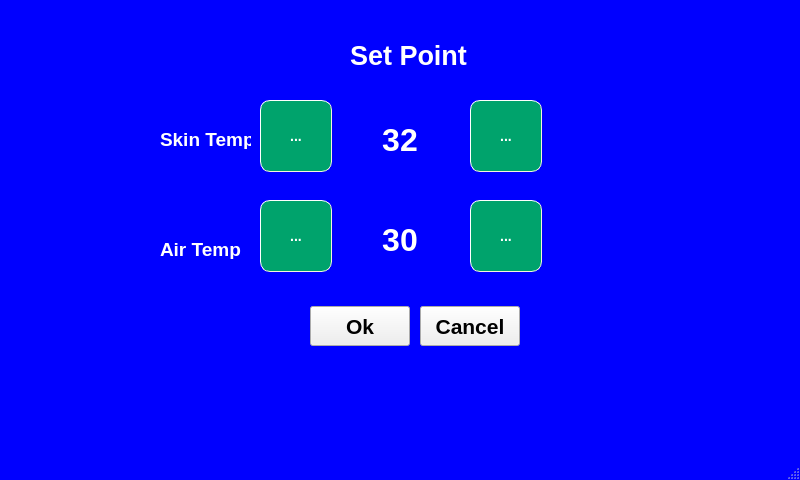
<?xml version="1.0" encoding="UTF-8"?>
<ui version="4.0">
 <class>setPointForm</class>
 <widget class="QMainWindow" name="setPointForm">
  <property name="geometry">
   <rect>
    <x>0</x>
    <y>0</y>
    <width>800</width>
    <height>480</height>
   </rect>
  </property>
  <property name="minimumSize">
   <size>
    <width>800</width>
    <height>480</height>
   </size>
  </property>
  <property name="maximumSize">
   <size>
    <width>800</width>
    <height>480</height>
   </size>
  </property>
  <property name="cursor">
   <cursorShape>PointingHandCursor</cursorShape>
  </property>
  <property name="windowTitle">
   <string>Set Point</string>
  </property>
  <property name="styleSheet">
   <string notr="true">QMainWindow{background-color:blue ;}</string>
  </property>
  <widget class="QWidget" name="centralwidget">
   <widget class="QLabel" name="tempLabel2">
    <property name="geometry">
     <rect>
      <x>340</x>
      <y>220</y>
      <width>120</width>
      <height>40</height>
     </rect>
    </property>
    <property name="minimumSize">
     <size>
      <width>120</width>
      <height>40</height>
     </size>
    </property>
    <property name="maximumSize">
     <size>
      <width>120</width>
      <height>40</height>
     </size>
    </property>
    <property name="font">
     <font>
      <pointsize>24</pointsize>
      <weight>75</weight>
      <bold>true</bold>
     </font>
    </property>
    <property name="styleSheet">
     <string notr="true">QLabel{
  
    color:#FFFFFF;
}
QLabel:pressed {
    background-color: gray;
    border-style: inset;
}</string>
    </property>
    <property name="text">
     <string>30</string>
    </property>
    <property name="alignment">
     <set>Qt::AlignCenter</set>
    </property>
   </widget>
   <widget class="QPushButton" name="okBtn">
    <property name="geometry">
     <rect>
      <x>310</x>
      <y>306</y>
      <width>100</width>
      <height>40</height>
     </rect>
    </property>
    <property name="minimumSize">
     <size>
      <width>100</width>
      <height>40</height>
     </size>
    </property>
    <property name="maximumSize">
     <size>
      <width>100</width>
      <height>40</height>
     </size>
    </property>
    <property name="font">
     <font>
      <pointsize>16</pointsize>
      <weight>75</weight>
      <bold>true</bold>
     </font>
    </property>
    <property name="text">
     <string>Ok</string>
    </property>
   </widget>
   <widget class="QLabel" name="airTextLabel">
    <property name="geometry">
     <rect>
      <x>160</x>
      <y>240</y>
      <width>81</width>
      <height>19</height>
     </rect>
    </property>
    <property name="font">
     <font>
      <pointsize>14</pointsize>
      <weight>75</weight>
      <bold>true</bold>
     </font>
    </property>
    <property name="styleSheet">
     <string notr="true">QLabel{
  
    color:#FFFFFF;
}
QLabel:pressed {
    background-color: gray;
    border-style: inset;
}</string>
    </property>
    <property name="text">
     <string>Air Temp</string>
    </property>
   </widget>
   <widget class="QToolButton" name="tempUpToolBtn1">
    <property name="geometry">
     <rect>
      <x>470</x>
      <y>100</y>
      <width>72</width>
      <height>72</height>
     </rect>
    </property>
    <property name="minimumSize">
     <size>
      <width>72</width>
      <height>72</height>
     </size>
    </property>
    <property name="maximumSize">
     <size>
      <width>72</width>
      <height>72</height>
     </size>
    </property>
    <property name="styleSheet">
     <string notr="true">QToolButton{
    border-style: outset;
    border-width: 1px;
    border-radius: 10px;
    border-color: beige;
    font: bold 14px;
 
    padding: 6px;
    background-color: #00A36C ;
    color:#FFFFFF ;
}
QToolButton:pressed {
    background-color: gray;
    border-style: inset;
}</string>
    </property>
    <property name="text">
     <string>...</string>
    </property>
    <property name="icon">
     <iconset>
      <normaloff>icon/plus-sign-white.png</normaloff>icon/plus-sign-white.png</iconset>
    </property>
    <property name="iconSize">
     <size>
      <width>42</width>
      <height>40</height>
     </size>
    </property>
   </widget>
   <widget class="QLabel" name="skinTextLabel">
    <property name="geometry">
     <rect>
      <x>160</x>
      <y>130</y>
      <width>91</width>
      <height>19</height>
     </rect>
    </property>
    <property name="font">
     <font>
      <pointsize>14</pointsize>
      <weight>75</weight>
      <bold>true</bold>
     </font>
    </property>
    <property name="styleSheet">
     <string notr="true">QLabel{
  
    color:#FFFFFF;
}
QLabel:pressed {
    background-color: gray;
    border-style: inset;
}</string>
    </property>
    <property name="text">
     <string>Skin Temp:</string>
    </property>
   </widget>
   <widget class="QToolButton" name="tempDownToolBtn1">
    <property name="geometry">
     <rect>
      <x>260</x>
      <y>100</y>
      <width>72</width>
      <height>72</height>
     </rect>
    </property>
    <property name="minimumSize">
     <size>
      <width>72</width>
      <height>72</height>
     </size>
    </property>
    <property name="maximumSize">
     <size>
      <width>72</width>
      <height>72</height>
     </size>
    </property>
    <property name="styleSheet">
     <string notr="true">QToolButton{
    border-style: outset;
    border-width: 1px;
    border-radius: 10px;
    border-color: beige;
    font: bold 14px;
 
    padding: 6px;
    background-color: #00A36C ;
    color:#FFFFFF;
}
QToolButton:pressed {
    background-color: gray;
    border-style: inset;
}</string>
    </property>
    <property name="text">
     <string>...</string>
    </property>
    <property name="icon">
     <iconset>
      <normaloff>icon/minus_white.png</normaloff>icon/minus_white.png</iconset>
    </property>
    <property name="iconSize">
     <size>
      <width>42</width>
      <height>42</height>
     </size>
    </property>
   </widget>
   <widget class="QPushButton" name="cancelBtn">
    <property name="geometry">
     <rect>
      <x>420</x>
      <y>306</y>
      <width>100</width>
      <height>40</height>
     </rect>
    </property>
    <property name="minimumSize">
     <size>
      <width>100</width>
      <height>40</height>
     </size>
    </property>
    <property name="maximumSize">
     <size>
      <width>100</width>
      <height>40</height>
     </size>
    </property>
    <property name="font">
     <font>
      <pointsize>16</pointsize>
      <weight>75</weight>
      <bold>true</bold>
     </font>
    </property>
    <property name="text">
     <string>Cancel</string>
    </property>
   </widget>
   <widget class="QToolButton" name="tempUpToolBtn2">
    <property name="geometry">
     <rect>
      <x>470</x>
      <y>200</y>
      <width>72</width>
      <height>72</height>
     </rect>
    </property>
    <property name="minimumSize">
     <size>
      <width>72</width>
      <height>72</height>
     </size>
    </property>
    <property name="maximumSize">
     <size>
      <width>72</width>
      <height>72</height>
     </size>
    </property>
    <property name="styleSheet">
     <string notr="true">QToolButton{
    border-style: outset;
    border-width: 1px;
    border-radius: 10px;
    border-color: beige;
    font: bold 14px;
 
    padding: 6px;
    background-color: #00A36C ;
    color:#FFFFFF;
}
QToolButton:pressed {
    background-color: gray;
    border-style: inset;
}</string>
    </property>
    <property name="text">
     <string>...</string>
    </property>
    <property name="icon">
     <iconset>
      <normaloff>icon/plus-sign-white.png</normaloff>icon/plus-sign-white.png</iconset>
    </property>
    <property name="iconSize">
     <size>
      <width>42</width>
      <height>42</height>
     </size>
    </property>
   </widget>
   <widget class="QToolButton" name="tempDownToolBtn2">
    <property name="geometry">
     <rect>
      <x>260</x>
      <y>200</y>
      <width>72</width>
      <height>72</height>
     </rect>
    </property>
    <property name="minimumSize">
     <size>
      <width>72</width>
      <height>72</height>
     </size>
    </property>
    <property name="maximumSize">
     <size>
      <width>72</width>
      <height>72</height>
     </size>
    </property>
    <property name="styleSheet">
     <string notr="true">QToolButton{
    border-style: outset;
    border-width: 1px;
    border-radius: 10px;
    border-color: beige;
    font: bold 14px;
 
    padding: 6px;
    background-color: #00A36C ;
    color:#FFFFFF;
}
QToolButton:pressed {
    background-color: gray;
    border-style: inset;
}</string>
    </property>
    <property name="text">
     <string>...</string>
    </property>
    <property name="icon">
     <iconset>
      <normaloff>icon/minus_white.png</normaloff>icon/minus_white.png</iconset>
    </property>
    <property name="iconSize">
     <size>
      <width>42</width>
      <height>42</height>
     </size>
    </property>
   </widget>
   <widget class="QLabel" name="tempLabel1">
    <property name="geometry">
     <rect>
      <x>340</x>
      <y>120</y>
      <width>120</width>
      <height>40</height>
     </rect>
    </property>
    <property name="minimumSize">
     <size>
      <width>120</width>
      <height>40</height>
     </size>
    </property>
    <property name="maximumSize">
     <size>
      <width>120</width>
      <height>40</height>
     </size>
    </property>
    <property name="font">
     <font>
      <pointsize>24</pointsize>
      <weight>75</weight>
      <bold>true</bold>
     </font>
    </property>
    <property name="styleSheet">
     <string notr="true">QLabel{
  
    color:#FFFFFF;
}
QLabel:pressed {
    background-color: gray;
    border-style: inset;
}</string>
    </property>
    <property name="text">
     <string>32</string>
    </property>
    <property name="alignment">
     <set>Qt::AlignCenter</set>
    </property>
   </widget>
   <widget class="QLabel" name="skinTextLabel_2">
    <property name="geometry">
     <rect>
      <x>350</x>
      <y>40</y>
      <width>131</width>
      <height>31</height>
     </rect>
    </property>
    <property name="font">
     <font>
      <pointsize>20</pointsize>
      <weight>75</weight>
      <bold>true</bold>
     </font>
    </property>
    <property name="styleSheet">
     <string notr="true">QLabel{
  
    color:#FFFFFF;
}
QLabel:pressed {
    background-color: gray;
    border-style: inset;
}</string>
    </property>
    <property name="text">
     <string>Set Point</string>
    </property>
   </widget>
  </widget>
  <widget class="QMenuBar" name="menubar">
   <property name="geometry">
    <rect>
     <x>0</x>
     <y>0</y>
     <width>800</width>
     <height>24</height>
    </rect>
   </property>
  </widget>
  <widget class="QStatusBar" name="statusbar"/>
 </widget>
 <resources/>
 <connections/>
</ui>
